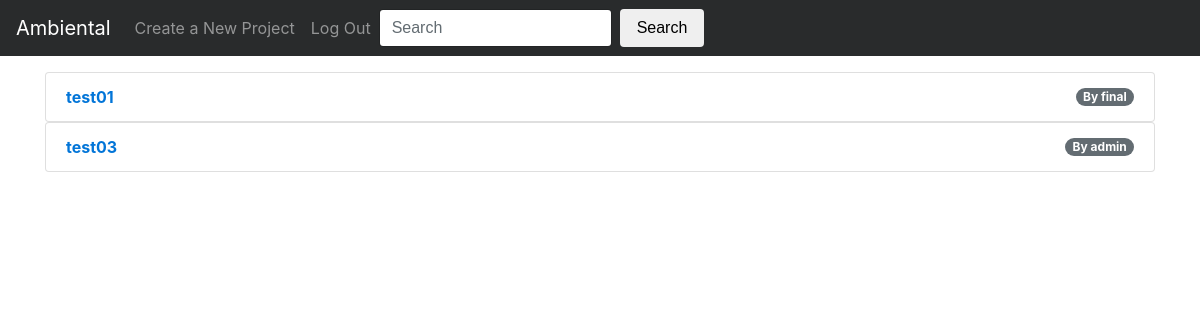
The page /ambiental/search/ (signed in) on the database as committed earlier.
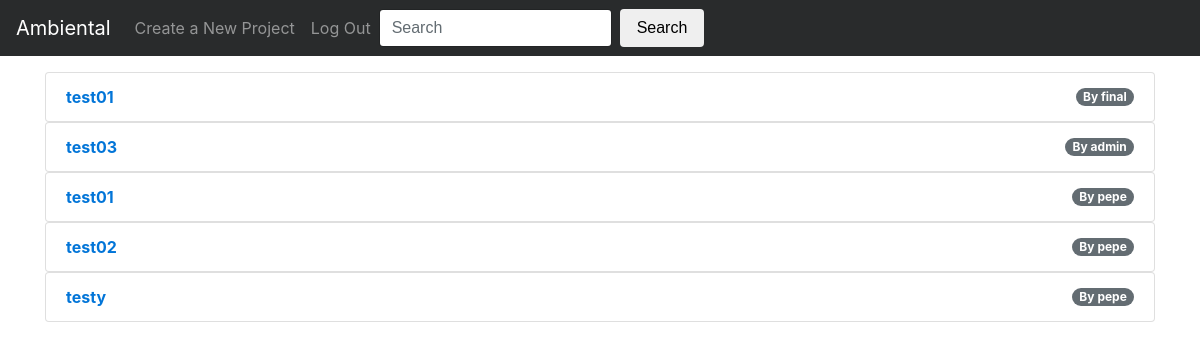
The same page on the database as committed later.
### ambiental/models.py (models this page shows, shortened)
class Project(models.Model):
    creator = models.ForeignKey(UserProfile, on_delete=models.CASCADE)
    name = models.CharField(max_length=100)
    description = models.CharField(max_length=300, default="Nothing here yet")
    slug = models.SlugField()
    def __str__(self):
        return self.name

class UserProfile(models.Model):
    user = models.OneToOneField(User)
    company = models.CharField(max_length=100, blank=True)
    def __str__(self):
        return self.user.username

### ambiental/views.py (the view)
@login_required(login_url=reverse_lazy('login'))
def search(request):
    login_url = reverse_lazy('login')
    redirect_field_name = 'redirect_to'
    result = None
    if request.user.username == 'admin':
        project = Project.objects.filter()
        result = project
    if request.method == 'POST':
        query = request.POST['query']
        if query:
            project = Project.objects.filter(creator=request.user.userprofile, name__icontains=query)
            if project:
                result = project
    return render(request, 'ambiental/search.html', {'result': result})

### templates/ambiental/search.html
{% extends 'ambiental/base.html' %}
{% load staticfiles %}
{% block content_block %}
<div class="container">
  {% if result %}
    {% for project in result %}
      <ul class="list-group">
        <li class="list-group-item justify-content-between">
          <a href="{% url 'project' project.slug %}"><strong>{{ project }}</strong></a>
          <span class="badge badge-default badge-pill">By {{ project.creator }}</span>
        </li>
      </ul>
    {% endfor %}
  {% endif %}
</div>
{% endblock content_block %}

### templates/ambiental/base.html (shortened to what this page needs)
<!DOCTYPE html>
{% load staticfiles %}
<html lang="eng">
  <head>
    <link href="{% static 'ambiental/css/bootstrap.css' %}" rel="stylesheet" type="text/css"/>
  </head>
  <body>
      <nav class="navbar navbar-toggleable-md navbar-inverse fixed-top bg-inverse">
        <a class="navbar-brand" href="{% url 'index' %}">Ambiental</a>
        <div id="navbar">
          <nav class="nav navbar-nav pull-xs-left">
            <a class="nav-link" href="{% url 'create-project' %}">Create a New Project</a>
            {% if user.is_active %}
            <a class="nav-link" href="{% url 'login' %}">Log Out</a>
            {% else %}
            <a class="nav-link" href="{% url 'registration' %}">Register</a>
            {% endif %}
          <form class="form-inline my-2 my-lg-0" id="search_form" method="post" action="{% url 'search' %}">
            <input class="form-control mr-sm-2" name="query" id="query" type="text" placeholder="Search">
            <input class="btn btn-outline my-2 my-sm-0" type="submit" value="Search"/>
          </form>
          </nav>
        </div>
      </nav>
      {% block content_block %}
      {% endblock %}
  </body>
<html>

Rows that differ between the two databases and show on the page:
added Project: name "test01", creator "pepe"
added Project: name "test02", creator "pepe"
added Project: name "testy", creator "pepe"
